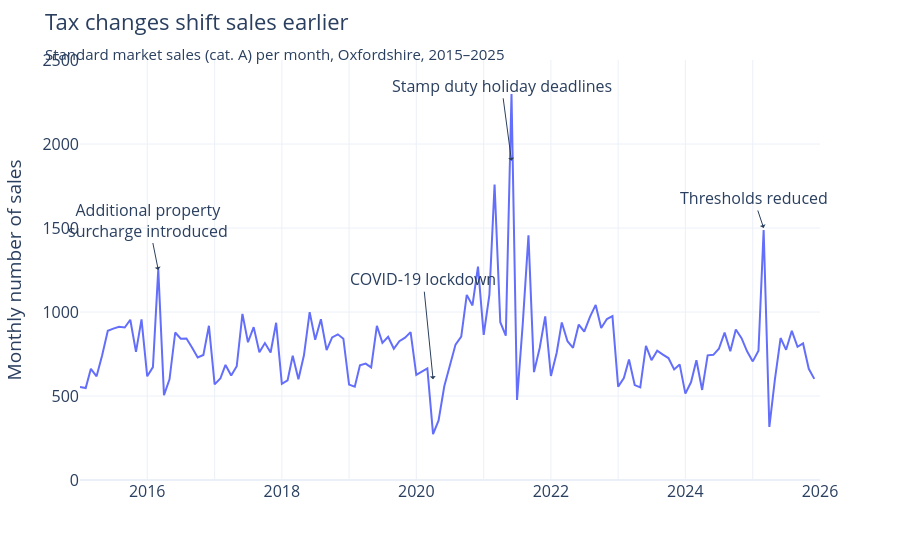

Notebook cell for this chart:
### Code cell
fig = px.line(year_monthly_volume, 
        template='plotly_white',
        labels={'value':'Monthly number of sales'})
fig.update_xaxes(title_text=None, nticks=20, ticklabelstep=2, range=['2015-01-01','2026-01-01'])
fig.update_yaxes(title_text="Monthly number of sales", range=[0, 2500])
fig.add_annotation(x='2016-03-01', y=1250,
            text="Additional property<br>surcharge introduced",
            showarrow=True,
            arrowhead=1,
            ay=-50)
fig.add_annotation(x='2020-04-01', y=600,
            text="COVID-19 lockdown",
            showarrow=True,
            arrowhead=1,
            ay=-100)
fig.add_annotation(x='2021-06-01', y=1900,
            text="Stamp duty holiday deadlines",
            showarrow=True,
            arrowhead=1,
            ay=-75)
fig.add_annotation(x='2025-03-01', y=1500,
            text="Thresholds reduced",
            showarrow=True,
            arrowhead=1)
fig.update_layout(title_text='Tax changes shift sales earlier',
                  title_subtitle_text='Standard market sales (cat. A) per month, Oxfordshire, 2015–2025',
                   title_font_size=22,
                   font_size=16,
                   showlegend=False)
fig.update_traces(hovertemplate='%{x|<b>%b %Y</b>}<br>Number of sales: %{y}<extra></extra>')

### Figure 1 — Plotly figure (JSON) as saved in the notebook; plotly's stock layout.template omitted (floating-point values rounded to 4 significant figures; data arrays with more than 128 entries replaced by an {"elided": "..."} marker saying what was removed)
{"data": [{"hovertemplate": "%{x|<b>%b %Y</b>}<br>Number of sales: %{y}<extra></extra>", "legendgroup": "unique_id", "line": {"color": "#636efa", "dash": "solid"}, "marker": {"symbol": "circle"}, "mode": "lines", "name": "unique_id", "orientation": "v", "showlegend": true, "type": "scatter", "x": {"elided": "132 str values"}, "xaxis": "x", "y": {"elided": "132 int values"}, "yaxis": "y"}], "layout": {"annotations": [{"arrowhead": 1, "ay": -50, "showarrow": true, "text": "Additional property<br>surcharge introduced", "x": "2016-03-01", "y": 1250}, {"arrowhead": 1, "ay": -100, "showarrow": true, "text": "COVID-19 lockdown", "x": "2020-04-01", "y": 600}, {"arrowhead": 1, "ay": -75, "showarrow": true, "text": "Stamp duty holiday deadlines", "x": "2021-06-01", "y": 1900}, {"arrowhead": 1, "showarrow": true, "text": "Thresholds reduced", "x": "2025-03-01", "y": 1500}], "font": {"size": 16}, "legend": {"title": {"text": "variable"}, "tracegroupgap": 0}, "margin": {"t": 60}, "showlegend": false, "title": {"font": {"size": 22}, "subtitle": {"text": "Standard market sales (cat. A) per month, Oxfordshire, 2015–2025"}, "text": "Tax changes shift sales earlier"}, "xaxis": {"anchor": "y", "domain": [0, 1], "nticks": 20, "range": ["2015-01-01", "2026-01-01"], "ticklabelstep": 2, "title": {}}, "yaxis": {"anchor": "x", "domain": [0, 1], "range": [0, 2500], "title": {"text": "Monthly number of sales"}}}}
